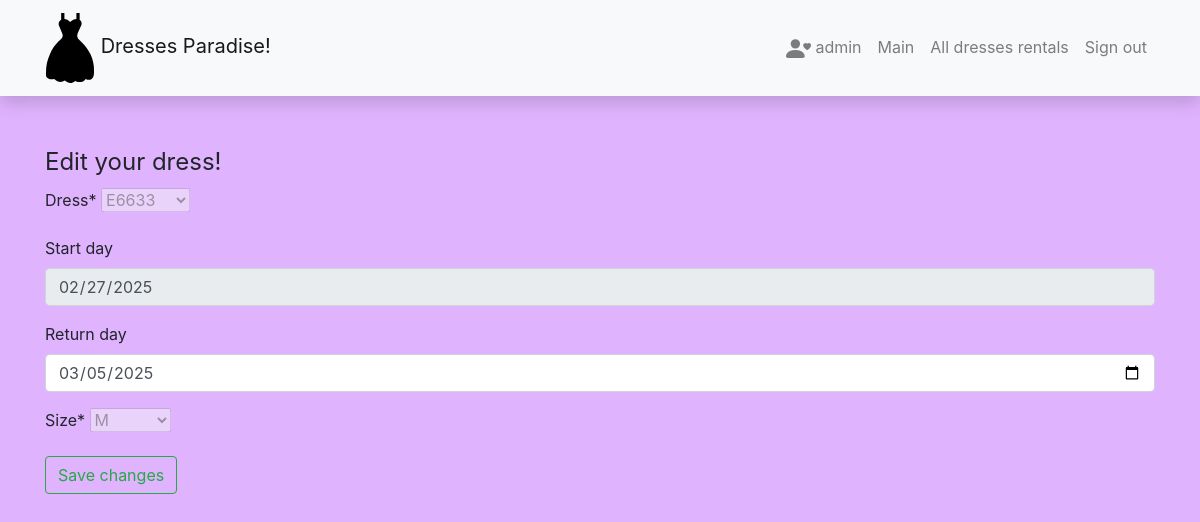
Page /dresscode/mydresses/update/38 (signed in) on the committed database.
### dresscode/models.py (models this page shows, shortened)
class DressRental(models.Model):
    start_date = models.DateField('Start day', null=True, blank=True)
    return_date = models.DateField('Return day', null=True, blank=True)
    dress = models.ForeignKey(Dress, on_delete=models.CASCADE)
    user = models.ForeignKey(User, on_delete=models.SET_NULL, null=True, blank=True)
    size = models.ForeignKey(Size, on_delete=models.SET_NULL, null=True, blank=True)
    RENTAL_STATUS = (
        ('pending', 'pending'),
        ('approved', 'approved'),
        ('rented', 'rented'),
        ('returned', 'returned')
    )
    status = models.CharField('Status',
                              max_length=20,
                              choices=RENTAL_STATUS,
                              default='pending',
                              blank=True,
                              help_text='Dress rent status')

### dresscode/views.py (the view, shortened to what this page needs)
# urls.py: path('mydresses/update/<int:pk>', views.DressRentalByUserUpdateView.as_view(), name='my-rented-update'),
class DressRentalByUserUpdateView(LoginRequiredMixin, UserPassesTestMixin, generic.UpdateView):
    model = DressRental
    form_class = UserDressRentalCreateForm
    template_name = 'user_dress_form_update.html'
    success_url = '/dresscode/mydresses'
    def test_func(self):
        dressrental_object = self.get_object()
        return dressrental_object.user == self.request.user

### dresscode/models.py (called while the page is built)
    def __str__(self):
        return f"{self.name}"

    def __str__(self):
        return f"{self.item_code}"

### dresscode/templates/user_dress_form_update.html (shortened to what this page needs)
{% extends 'base.html' %}
{% load crispy_forms_tags %}
{% block content %}
<form method="post">
    <fieldset>
      <legend>Edit your dress!</legend>
      {{ form | crispy }}
      <input type="submit" class="btn btn-outline-success" value="Save changes"/>
    </fieldset>
</form>
{% endblock %}

### dresscode/templates/base.html (shortened to what this page needs)
<!DOCTYPE html>
<html lang="en">
  <head>
    <link
      rel="stylesheet"
      href="https://stackpath.bootstrapcdn.com/bootstrap/4.1.3/css/bootstrap.min.css"
    />
    <link
      rel="stylesheet"
      href="https://cdnjs.cloudflare.com/ajax/libs/font-awesome/4.7.0/css/font-awesome.min.css"
    />
    {% load static %}
    <link rel="stylesheet" href="{% static 'css/styles.css' %}" />
  </head>
  <body>
    <nav
      class="navbar navbar-expand-lg navbar-light bg-light static-top mb-5 shadow"
    >
      <div class="container">
        <a class="navbar-brand" href="{% url 'index' %}">
          Dresses Paradise!</a>
        <div class="collapse navbar-collapse" id="navbarResponsive">
          <ul class="navbar-nav ml-auto">
            {% load moderator_tags %}
            {% if user.is_authenticated %}
            {% if user|is_moderator %}
              <li class="nav-item">
                <a class="nav-link" href="{% url 'user-profile' %}">
                  <svg xmlns="http://www.w3.org/2000/svg" width="25" height="25" fill="currentColor"
                      class="bi bi-person-heart" viewBox="0 0 16 16">
                    <path d="M9 5a3 3 0 1 1-6 0 3 3 0 0 1 6 0m-9 8c0 1 1 1 1 1h10s1 0 1-1-1-4-6-4-6 3-6
                          4m13.5-8.09c1.387-1.425 4.855 1.07 0 4.277-4.854-3.207-1.387-5.702 0-4.276Z"/>
                  </svg>
                 {{ user.username }}</a>
              </li>
              <li class="nav-item">
                <a class="nav-link" href="{% url 'index' %}">Main</a>
              </li>
              <li class="nav-item">
                <a class="nav-link" href="{% url 'allrents' %}">All dresses rentals</a>
              </li>
              <li class="nav-item">
                <a class="nav-link" href="{% url 'logout' %}">Sign out</a>
              </li>
          {% endif %}
          {% endif %}
        </div>
      </div>
    </nav>
    <div class="container">{% block content %}{% endblock %}</div>
  </body>
</html>

### dresscode/static/css/styles.css (style rules this page uses)
body { background-color: #e0b3ff; }

### rows in the picture
DressRental: dress "E6633", start_date "02/27/2025", return_date "03/05/2025", size "M"

### other values in the picture
{{ user.username }} "admin"
